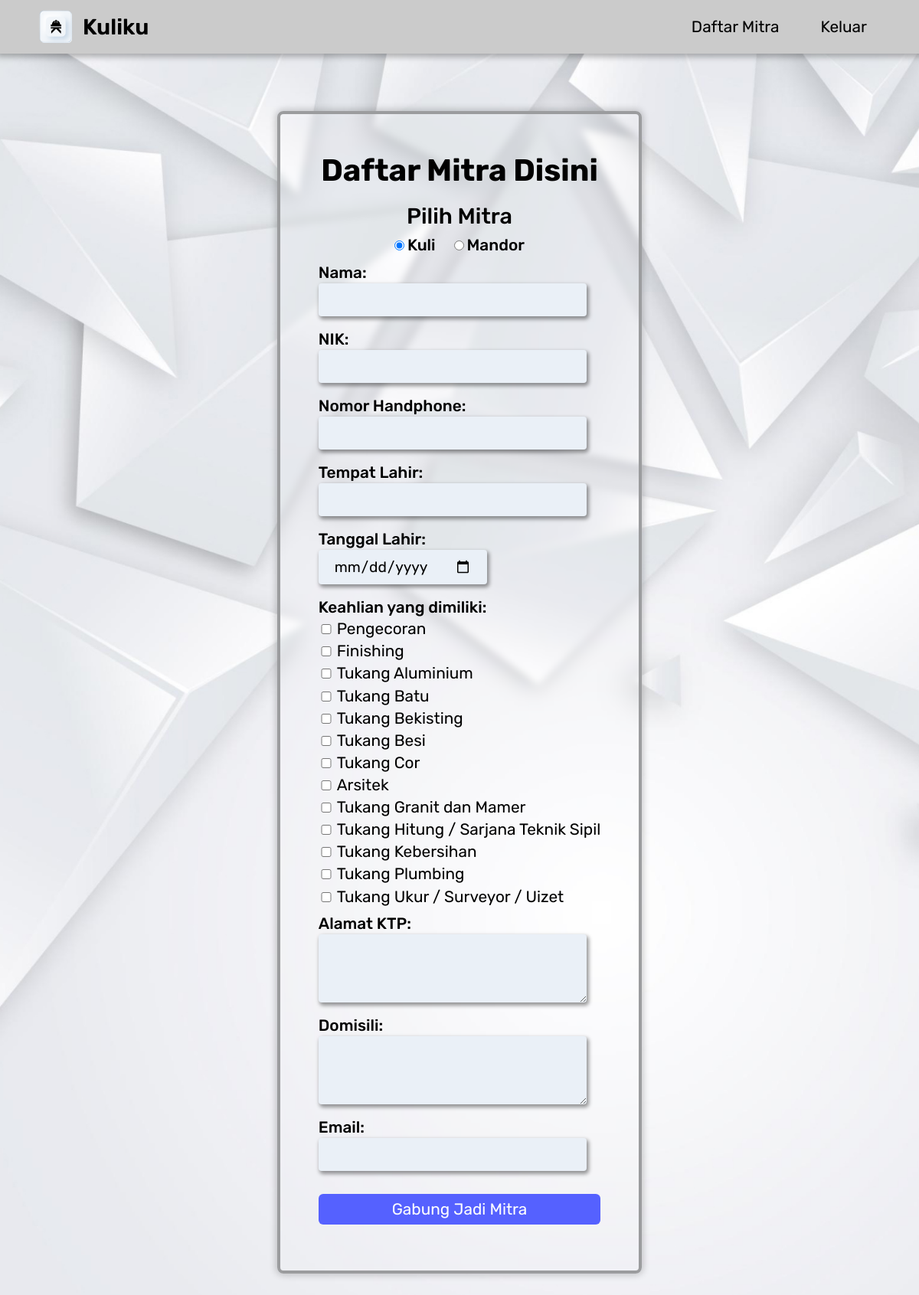
The app's page /admin.php with its own data.
### tables this page shows
CREATE TABLE `keahlian` (
  `id` int(11) NOT NULL,
  `jenis_keahlian` varchar(100) NOT NULL,
  `tipe` varchar(20) NOT NULL
);

### function.php (called while the page is built, shortened)
<?php
$conn = mysqli_connect("localhost", "root", "", "kuliku");
function QueryData($query)
{
    global $conn;
    $result = mysqli_query($conn, $query);
    $rows = [];
    while ($row = mysqli_fetch_assoc($result)) {
        $rows[] = $row;
    }
    return $rows;
}

### admin.php (the view, shortened to what this page needs)
<?php
require 'function.php';
$keahlian = QueryData("SELECT * FROM keahlian");
?>
<!DOCTYPE html>
<html lang="en">
<head>
    <link rel="stylesheet" href="style.css">
    <link rel="stylesheet" href="register.css">
    <link rel="stylesheet" href="index.css">
</head>
<body>
    <header>
        <div class="logobox">
            <img class="logo" src="assets/logo.png">
            <span>Kuliku</span>
        </div>
        <div class="nav">
            <a href="admin_logic.php">Daftar Mitra</a>
            <a href="logout.php">Keluar</a>
        </div>
    </header>
    <div class="content">
        <div class="box">
            <h1>Daftar Mitra Disini</h1>
            <br>
            <h2>Pilih Mitra</h2>
            <div class="container">
                <form action="admin_logic.php" method="POST">
                    <div class="tipe">
                        <input type="radio" name="tipe" id="Kuli" value="Kuli" autocomplete="off" onclick="c()" checked>
                        <label for="Kuli">Kuli</label>
                        <input type="radio" name="tipe" id="Mandor" value="Mandor" autocomplete="off" onclick="c()">
                        <label for="Mandor">Mandor</label>
                    </div>
                    <label for="nama">Nama: </label>
                    <input type="text" name="nama" id="nama" autocomplete="off" required>
                    <label for="nik">NIK: </label>
                    <input type="text" name="nik" id="nik" autocomplete="off" required>
                    <label for="no_hp">Nomor Handphone: </label>
                    <input type="number" name="no_hp" id="no_hp" autocomplete="off" required>
                    <label for="tempat_lahir">Tempat Lahir: </label>
                    <input type="text" name="tempat_lahir" id="tempat_lahir" autocomplete="off" required>
                    <label for="tempat_lahir">Tanggal Lahir: </label>
                    <input type="date" name="tanggal_lahir" id="tanggal_lahir" autocomplete="off" required>
                    <label for="keahlian">Keahlian yang dimiliki: </label>
                    <div class="keahlian">
                        <div id="container">
                            <?php foreach ($keahlian as $value) : ?>
                                <?php if ($value['tipe'] == 'Kuli') : ?>
                                    <input type="checkbox" name="<?= $value["id"] ?>" id="<?= $value["jenis_keahlian"] ?>">
                                    <label for="<?= $value["jenis_keahlian"] ?>"><?= $value["jenis_keahlian"] ?></label>
                                    <br>
                                <?php endif; ?>
                            <?php endforeach; ?>
                        </div>
                    </div>
                    <label for="alamat_ktp">Alamat KTP: </label>
                    <textarea name="alamat_ktp" id="alamat_ktp" cols="30" rows="3" required></textarea>
                    <label for="domisili">Domisili: </label>
                    <textarea name="domisili" id="domisili" cols="30" rows="3" required></textarea>
                    <label for="email">Email: </label>
                    <input type="email" name="email" id="email" autocomplete="off" required>
                    <button type="submit" name="register">Gabung Jadi Mitra</button>
                </form>
            </div>
        </div>
    </div>
</body>
</html>

### style.css (style rules this page uses)
* { margin: 0; box-sizing: border-box; font-family: 'Rubik', sans-serif; }
body { background-image: url(assets/bg.jpg); background-repeat: no-repeat; background-size: cover; height: 100vh; scroll-behavior: smooth; }
a { color: black; text-decoration: none; font-size: 1.3rem; }
h1 { font-size: 2.5rem; font-weight: 700; }
h2 { font-size: 1.8rem; font-weight: 500; text-align: center; }
header { width: 100%; background-color: #CBCBCB; display: flex; align-items: center; justify-content: space-between; height: 70px; padding: 0 4%; position: fixed; z-index: 10; box-shadow: 0 0 8px 4px rgba(0, 0, 0, 0.3); }
header .logobox { display: flex; align-items: center; }
header span { font-size: 1.8rem; font-weight: 600; }
header a { margin-left: 10px; padding: 24px 20px; }
.logo { width: 50px; margin-right: 10px; height: fit-content; }
form { display: flex; flex-direction: column; margin-top: 6px; }
label { font-size: 1.3rem; font-weight: 500; padding-top: 8px; padding-bottom: 2px; }
input[type=email], input[type=text], input[type=number], input[type=date], input[type=password] { background-color: #EAF0F7; border: none; outline: none; padding: 10px 20px; margin-bottom: 10px; font-size: 1.2rem; border-radius: 4px; width: 350px; box-shadow: 2px 3px 5px 1px rgba(0, 0, 0, 0.4); }
textarea { background-color: #EAF0F7; border: none; outline: none; padding: 10px 20px; margin-bottom: 10px; font-size: 1.2rem; border-radius: 4px; width: 350px; box-shadow: 2px 3px 5px 1px rgba(0, 0, 0, 0.4); }
input[type=checkbox] { width: 20px; background-color: aquamarine; }
button { border: none; border-radius: 6px; font-size: 1.3rem; color: white; background-color: #5561FF; padding: 0.4em 1.6em; margin-left: 45px; }
.content { height: 100%; display: flex; flex-direction: column; align-items: center; justify-content: center; }
.content .box { border: 4px solid #9B9C9E; border-radius: 8px; padding: 50px; margin-top: 25px; box-shadow: 0 0 10px 2px rgba(0, 0, 0, 0.2); backdrop-filter: blur(5px); }

### register.css (style rules this page uses)
body { background-image: url(assets/bg2.jpg); background-repeat: no-repeat; background-size: cover; height: 100%; }
.content { padding: 120px 0; }
.box { display: flex; flex-direction: column; align-items: center; }
.container { width: fit-content; }
.tipe { text-align: center; line-height: 1.5; }
input[type=date] { width: 220px; }
button { margin: 20px 0 10px 0; }

### index.css (style rules this page uses)
.keahlian label { font-weight: 400; line-height: 1.4; }

### records on screen
keahlian: jenis_keahlian "Pengecoran"
keahlian: jenis_keahlian "Finishing"
keahlian: jenis_keahlian "Tukang Aluminium"
keahlian: jenis_keahlian "Tukang Batu"
keahlian: jenis_keahlian "Tukang Bekisting"
keahlian: jenis_keahlian "Tukang Besi"
keahlian: jenis_keahlian "Tukang Cor"
keahlian: jenis_keahlian "Arsitek"
keahlian: jenis_keahlian "Tukang Granit dan Mamer"
keahlian: jenis_keahlian "Tukang Hitung / Sarjana Teknik Sipil"
keahlian: jenis_keahlian "Tukang Kebersihan"
keahlian: jenis_keahlian "Tukang Plumbing"
keahlian: jenis_keahlian "Tukang Ukur / Surveyor / Uizet"
